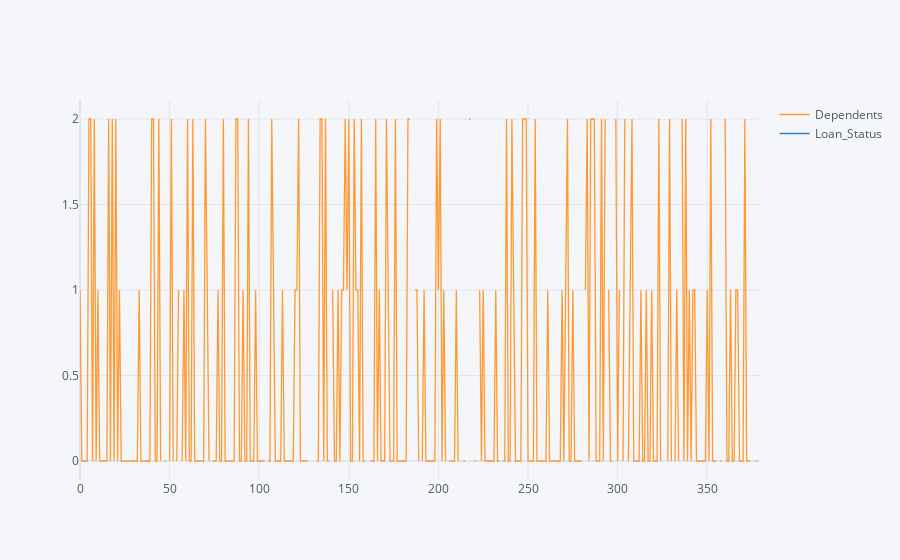

The cell this chart's notebook holds for it:
### Code cell
dataset1[['Dependents','Loan_Status']].iplot()

### Figure 1 — Plotly figure (JSON) as saved in the notebook; plotly's stock layout.template omitted (floating-point values rounded to 4 significant figures; data arrays with more than 128 entries replaced by an {"elided": "..."} marker saying what was removed)
{"data": [{"line": {"color": "rgba(255, 153, 51, 1.0)", "dash": "solid", "shape": "linear", "width": 1.3}, "mode": "lines", "name": "Dependents", "text": "", "type": "scatter", "x": {"elided": "381 int values"}, "y": {"elided": "381 str values"}}, {"line": {"color": "rgba(55, 128, 191, 1.0)", "dash": "solid", "shape": "linear", "width": 1.3}, "mode": "lines", "name": "Loan_Status", "text": "", "type": "scatter", "x": {"elided": "381 int values"}, "y": {"elided": "381 str values"}}], "layout": {"legend": {"bgcolor": "#F5F6F9", "font": {"color": "#4D5663"}}, "paper_bgcolor": "#F5F6F9", "plot_bgcolor": "#F5F6F9", "title": {"font": {"color": "#4D5663"}}, "xaxis": {"gridcolor": "#E1E5ED", "showgrid": true, "tickfont": {"color": "#4D5663"}, "title": {"font": {"color": "#4D5663"}, "text": ""}, "zerolinecolor": "#E1E5ED"}, "yaxis": {"gridcolor": "#E1E5ED", "showgrid": true, "tickfont": {"color": "#4D5663"}, "title": {"font": {"color": "#4D5663"}, "text": ""}, "zerolinecolor": "#E1E5ED"}}}
